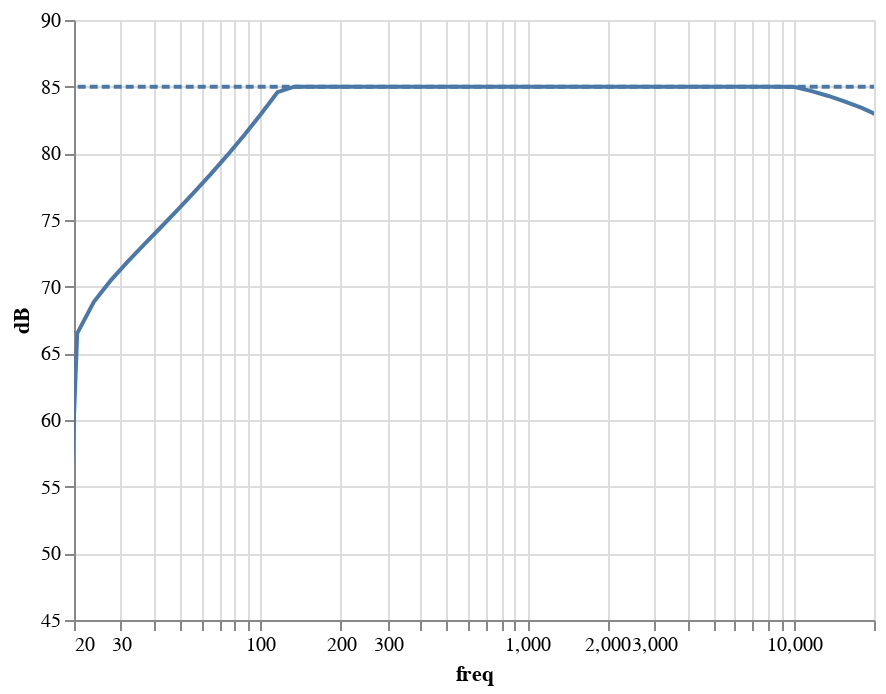

The code cell stored with this chart in its notebook:
### Markdown cell above
## Let's start with a frequency graph.

### Frequency? 
Sound is carried by waves in the atmosphere. It oscillates at a frequency
measured in Hertz (Hz).

A low number means bass, high number means treble. People can usually hear 
between 16 hz and 20000 Hz. This varies with people and usually reduce 
significantly as you get older. Speech is around 1000 hz. I also use k 
for kilo Hz thus 10000Hz equals 10kHz.

### Decibel or dB?
To make it simple, think about volume, more decibel means higher volume 
(sound pressure). Note that:

- +3dB double the volume because it is a logarithmic scale. 
- -3dB halves the volume.

In practice, your ears do not react in the same way for bass, midrange and for treble
and this is not completly true. This a realative value (value itself is 
meaningless but differences make sense).

### Frequency graph
The frequency graph represent the sound pressure *aka* volume (in dB) at a given frequency in Hz. 
They are usually represented with the frequency on a logarithmic scale too in order to see better 
the important information between 20hz and 500hz.

Below we have an example of a speaker (the contious line). It is flat from 120hz to 10000hz in this example. Below 120hz, it drops significantly. After 10000hz, it also drops a bit.
For the bass area, you need to move a lot of air to produce bass at high volume. The speaker needs to be large to produce a lot of bass but even a large speaker cannot produce that much bass. For high frequencies, the tweeter also usually dip a bit at high frequency but this is not always the case.

A perfect speaker would be a flat line (here with dash) but this is physically impossible.
A good speaker will be as close as possible to the flat line.

Note that we do not care what happens after 20k hz because we do not hear it (your dog or a bat may). Similarly we don't care about below 16hz. Music is mostly above 40hz. Electronic music and movies goes easily down to 20hz. You will need a dedicated speaker called a subwoofer to reproduce this low frequencies well and at high volume.

### Code cell
a_x = alt.X('freq:Q', scale=alt.Scale(type='log', nice=False, domain=[20, 20000]))
a_y = alt.Y('dB:Q', scale=alt.Scale(type='linear', domain=[45, 90]))
g_f  = alt.Chart(f).mark_line(clip=True).encode(x=a_x, y=a_y)
g_fp = alt.Chart(fp).mark_line(clip=True, strokeDash=[4,2]).encode(x=a_x, y=a_y)
g_f+g_fp

### Figure 1 — Vega-Lite specification as saved in the notebook (floating-point values rounded to 4 significant figures)
{"config": {"view": {"continuousWidth": 400, "continuousHeight": 300}}, "layer": [{"data": {"name": "data-03eab64e92cc73902e60cdbaad9e89ec"}, "mark": {"type": "line", "clip": true}, "encoding": {"x": {"type": "quantitative", "field": "freq", "scale": {"domain": [20, 20000], "nice": false, "type": "log"}}, "y": {"type": "quantitative", "field": "dB", "scale": {"domain": [45, 90], "type": "linear"}}}}, {"data": {"name": "data-118d272de5e8ec0a8b918fe3832e597f"}, "mark": {"type": "line", "clip": true, "strokeDash": [4, 2]}, "encoding": {"x": {"type": "quantitative", "field": "freq", "scale": {"domain": [20, 20000], "nice": false, "type": "log"}}, "y": {"type": "quantitative", "field": "dB", "scale": {"domain": [45, 90], "type": "linear"}}}}], "$schema": "https://vega.github.io/schema/vega-lite/v4.8.1.json", "datasets": {"data-03eab64e92cc73902e60cdbaad9e89ec": [{"freq": 10.0, "dB": 30.0}, {"freq": 11.55, "dB": 30.78}, {"freq": 13.34, "dB": 31.67}, {"freq": 15.41, "dB": 32.7}, {"freq": 17.8, "dB": 33.9}, {"freq": 20.56, "dB": 66.49}, {"freq": 23.75, "dB": 68.87}, {"freq": 27.43, "dB": 70.45}, {"freq": 31.68, "dB": 71.83}, {"freq": 36.59, "dB": 73.15}, {"freq": 42.26, "dB": 74.44}, {"freq": 48.81, "dB": 75.74}, {"freq": 56.38, "dB": 77.06}, {"freq": 65.12, "dB": 78.43}, {"freq": 75.22, "dB": 79.86}, {"freq": 86.88, "dB": 81.36}, {"freq": 100.4, "dB": 82.93}, {"freq": 115.9, "dB": 84.59}, {"freq": 133.9, "dB": 85.0}, {"freq": 154.6, "dB": 85.0}, {"freq": 178.6, "dB": 85.0}, {"freq": 206.3, "dB": 85.0}, {"freq": 238.3, "dB": 85.0}, {"freq": 275.2, "dB": 85.0}, {"freq": 317.9, "dB": 85.0}, {"freq": 367.2, "dB": 85.0}, {"freq": 424.1, "dB": 85.0}, {"freq": 489.9, "dB": 85.0}, {"freq": 565.8, "dB": 85.0}, {"freq": 653.5, "dB": 85.0}, {"freq": 754.9, "dB": 85.0}, {"freq": 871.9, "dB": 85.0}, {"freq": 1007.0, "dB": 85.0}, {"freq": 1163.0, "dB": 85.0}, {"freq": 1344.0, "dB": 85.0}, {"freq": 1552.0, "dB": 85.0}, {"freq": 1792.0, "dB": 85.0}, {"freq": 2070.0, "dB": 85.0}, {"freq": 2391.0, "dB": 85.0}, {"freq": 2762.0, "dB": 85.0}, {"freq": 3190.0, "dB": 85.0}, {"freq": 3685.0, "dB": 85.0}, {"freq": 4256.0, "dB": 85.0}, {"freq": 4916.0, "dB": 85.0}, {"freq": 5678.0, "dB": 85.0}, {"freq": 6559.0, "dB": 85.0}, {"freq": 7575.0, "dB": 85.0}, {"freq": 8750.0, "dB": 85.0}, {"freq": 10110.0, "dB": 84.98}, {"freq": 11670.0, "dB": 84.67}, {"freq": 13480.0, "dB": 84.3}, {"freq": 15570.0, "dB": 83.89}, {"freq": 17990.0, "dB": 83.4}, {"freq": 20780.0, "dB": 82.84}, {"freq": 24000.0, "dB": 82.2}, {"freq": 27720.0, "dB": 81.46}, {"freq": 32020.0, "dB": 80.6}, {"freq": 36980.0, "dB": 79.6}, {"freq": 42710.0, "dB": 78.46}, {"freq": 49330.0, "dB": 77.13}], "data-118d272de5e8ec0a8b918fe3832e597f": [{"freq": 10.0, "dB": 85}, {"freq": 11.55, "dB": 85}, {"freq": 13.34, "dB": 85}, {"freq": 15.41, "dB": 85}, {"freq": 17.8, "dB": 85}, {"freq": 20.56, "dB": 85}, {"freq": 23.75, "dB": 85}, {"freq": 27.43, "dB": 85}, {"freq": 31.68, "dB": 85}, {"freq": 36.59, "dB": 85}, {"freq": 42.26, "dB": 85}, {"freq": 48.81, "dB": 85}, {"freq": 56.38, "dB": 85}, {"freq": 65.12, "dB": 85}, {"freq": 75.22, "dB": 85}, {"freq": 86.88, "dB": 85}, {"freq": 100.4, "dB": 85}, {"freq": 115.9, "dB": 85}, {"freq": 133.9, "dB": 85}, {"freq": 154.6, "dB": 85}, {"freq": 178.6, "dB": 85}, {"freq": 206.3, "dB": 85}, {"freq": 238.3, "dB": 85}, {"freq": 275.2, "dB": 85}, {"freq": 317.9, "dB": 85}, {"freq": 367.2, "dB": 85}, {"freq": 424.1, "dB": 85}, {"freq": 489.9, "dB": 85}, {"freq": 565.8, "dB": 85}, {"freq": 653.5, "dB": 85}, {"freq": 754.9, "dB": 85}, {"freq": 871.9, "dB": 85}, {"freq": 1007.0, "dB": 85}, {"freq": 1163.0, "dB": 85}, {"freq": 1344.0, "dB": 85}, {"freq": 1552.0, "dB": 85}, {"freq": 1792.0, "dB": 85}, {"freq": 2070.0, "dB": 85}, {"freq": 2391.0, "dB": 85}, {"freq": 2762.0, "dB": 85}, {"freq": 3190.0, "dB": 85}, {"freq": 3685.0, "dB": 85}, {"freq": 4256.0, "dB": 85}, {"freq": 4916.0, "dB": 85}, {"freq": 5678.0, "dB": 85}, {"freq": 6559.0, "dB": 85}, {"freq": 7575.0, "dB": 85}, {"freq": 8750.0, "dB": 85}, {"freq": 10110.0, "dB": 85}, {"freq": 11670.0, "dB": 85}, {"freq": 13480.0, "dB": 85}, {"freq": 15570.0, "dB": 85}, {"freq": 17990.0, "dB": 85}, {"freq": 20780.0, "dB": 85}, {"freq": 24000.0, "dB": 85}, {"freq": 27720.0, "dB": 85}, {"freq": 32020.0, "dB": 85}, {"freq": 36980.0, "dB": 85}, {"freq": 42710.0, "dB": 85}, {"freq": 49330.0, "dB": 85}]}}
